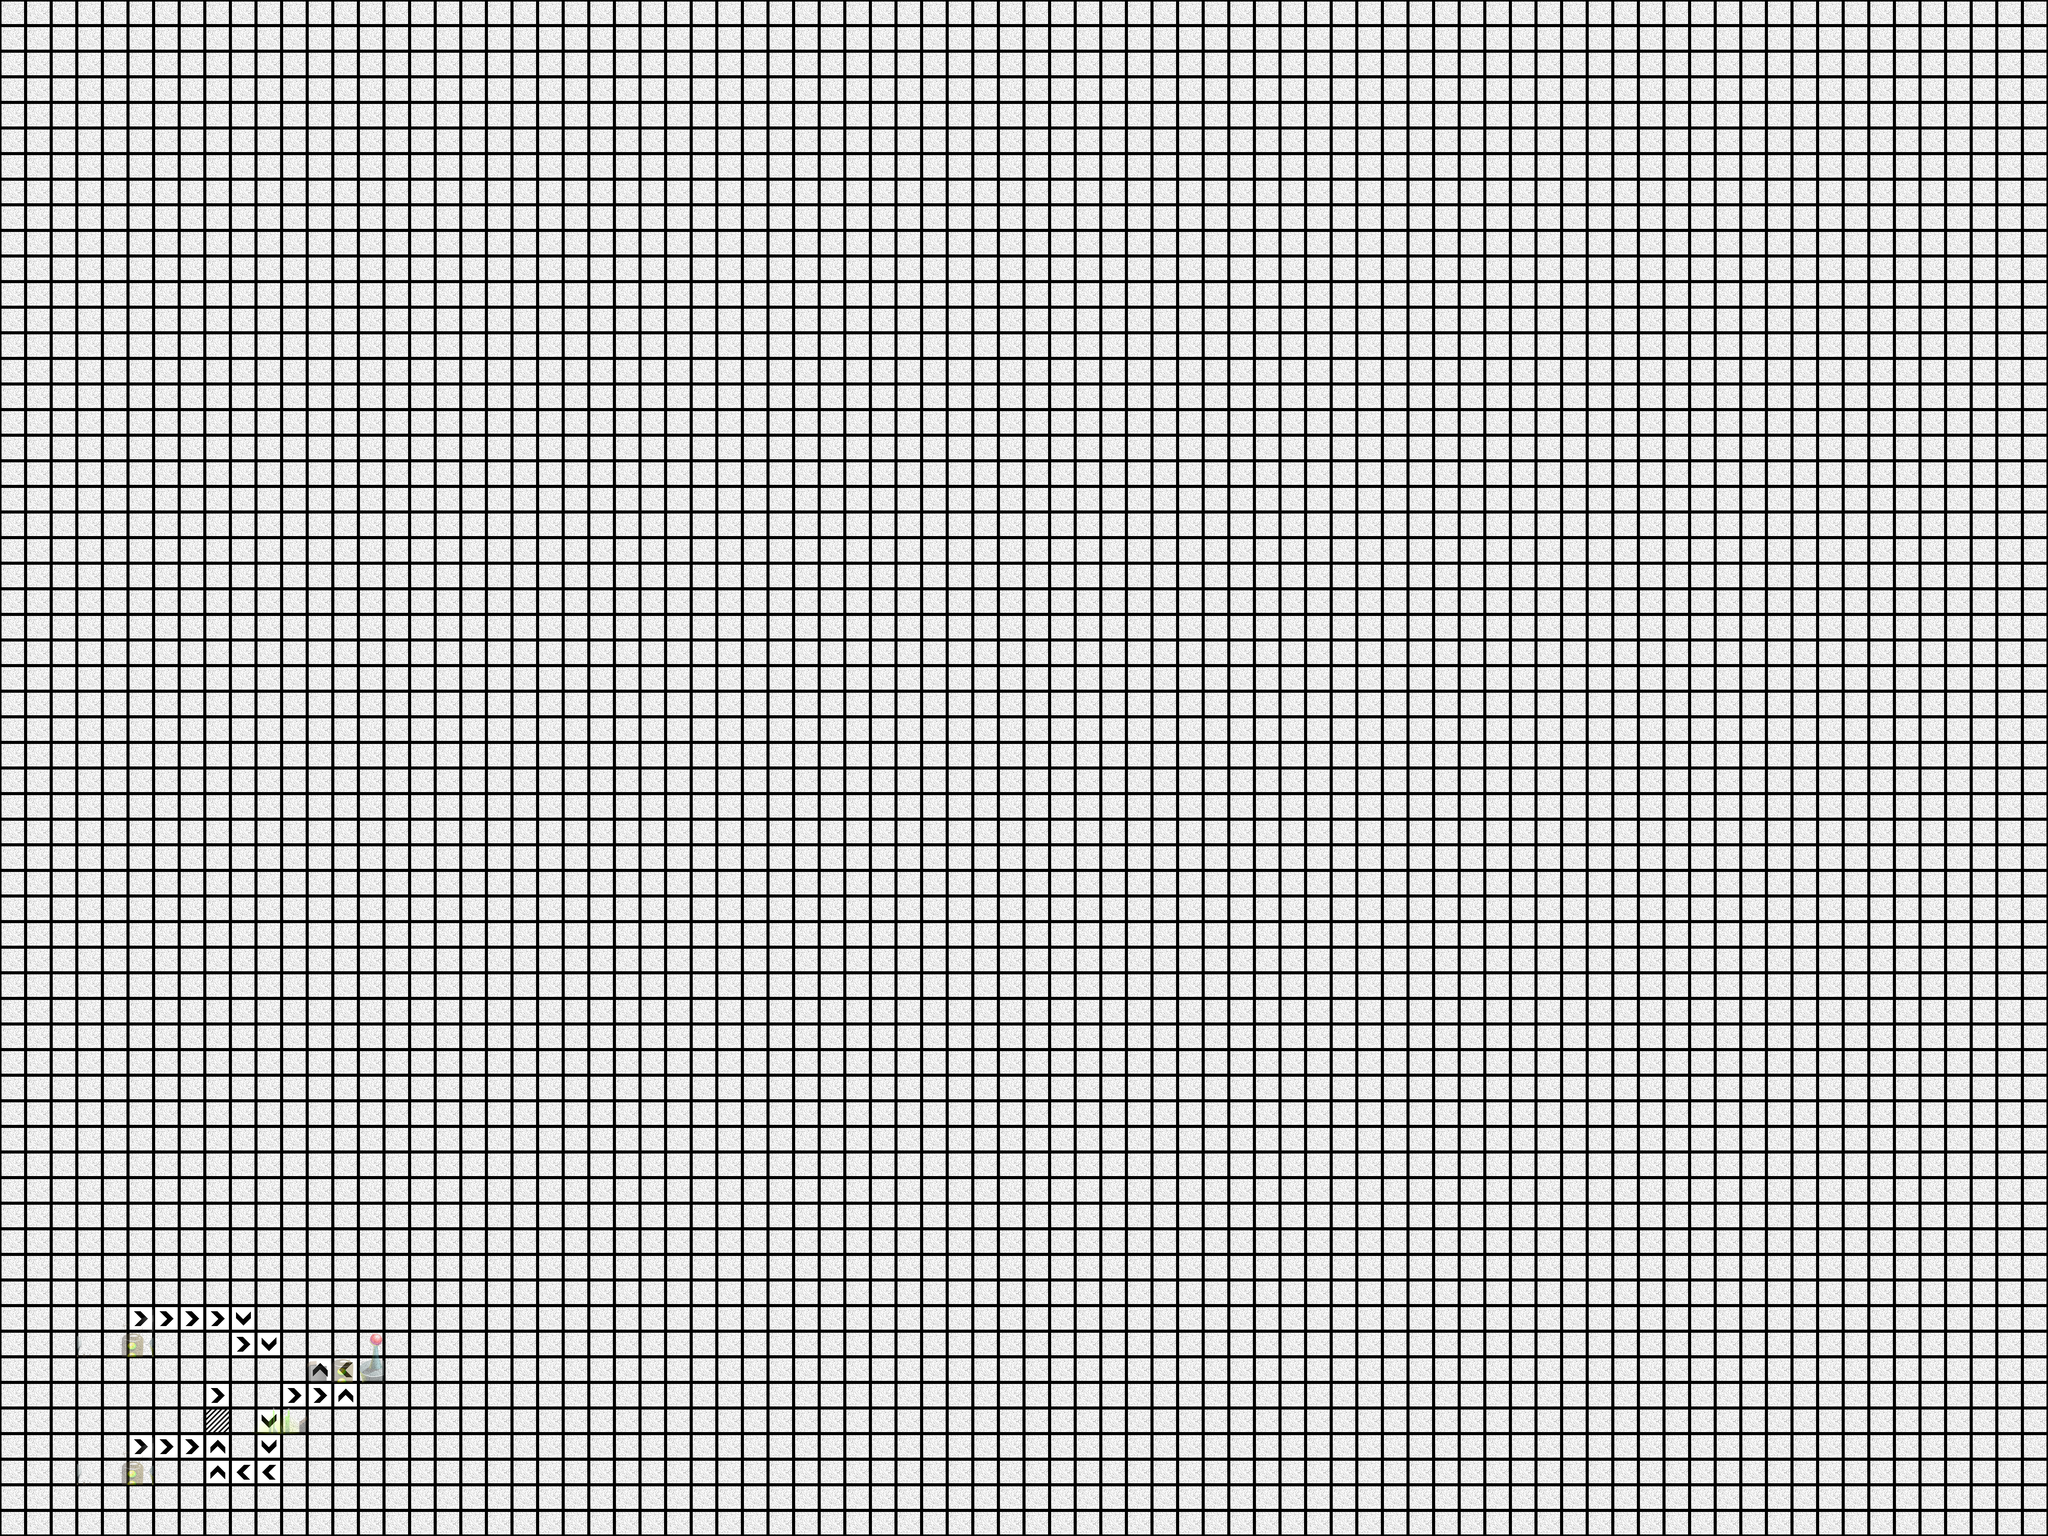

This game map was drawn from its Tiled (.tmx) file and the tilesets committed beside it. A one-line description and the trimmed map source follow:
An orthogonal 80x60 tile map with 50x50 px tiles, 2 tile layers (BG, Buildings), 2 tilesets.

<map version="1.0" orientation="orthogonal" width="80" height="60" tilewidth="50" tileheight="50">
 <tileset firstgid="1" name="Buildings" tilewidth="150" tileheight="150" spacing="2" margin="2">
  <tileoffset x="-50" y="50" />
  <image source="Buildings.png" trans="ff00ff" width="512" height="512" />
 </tileset>
 <tileset firstgid="10" name="BG" tilewidth="50" tileheight="50" spacing="2" margin="2">
  <image source="MapBG.png" trans="ff00ff" width="1024" height="1024" />
 </tileset>
 <layer name="BG" width="80" height="60">
  <data>[4800 cells, 4800 non-empty, 6 distinct tile ids]</data>
 </layer>
 <layer name="Buildings" width="80" height="60" opacity="0.43">
  <data>[4800 cells, 4 non-empty, 3 distinct tile ids]</data>
 </layer>
</map>